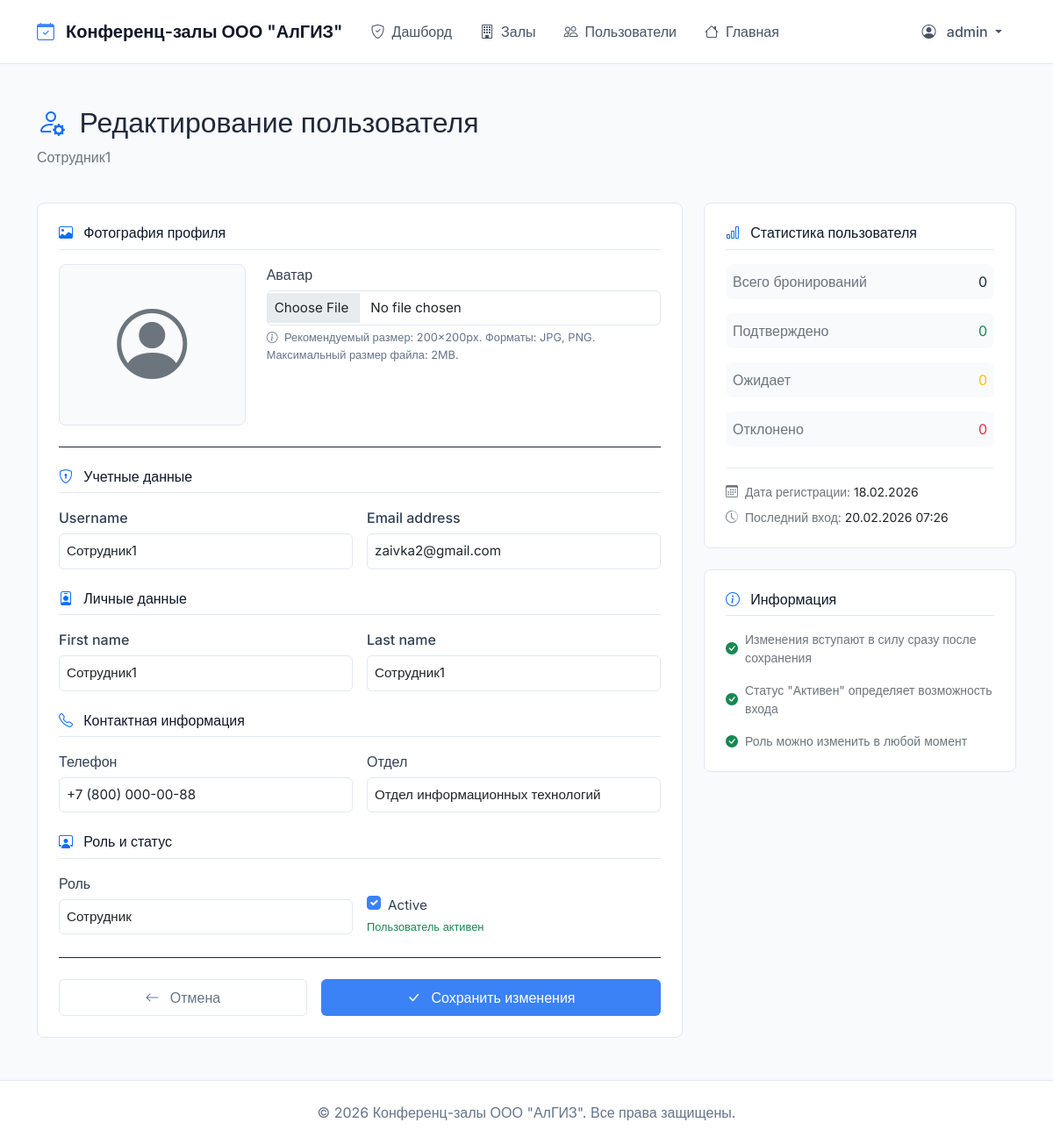
Before: /moderator/users/3/edit/ (signed in) with the older database file.
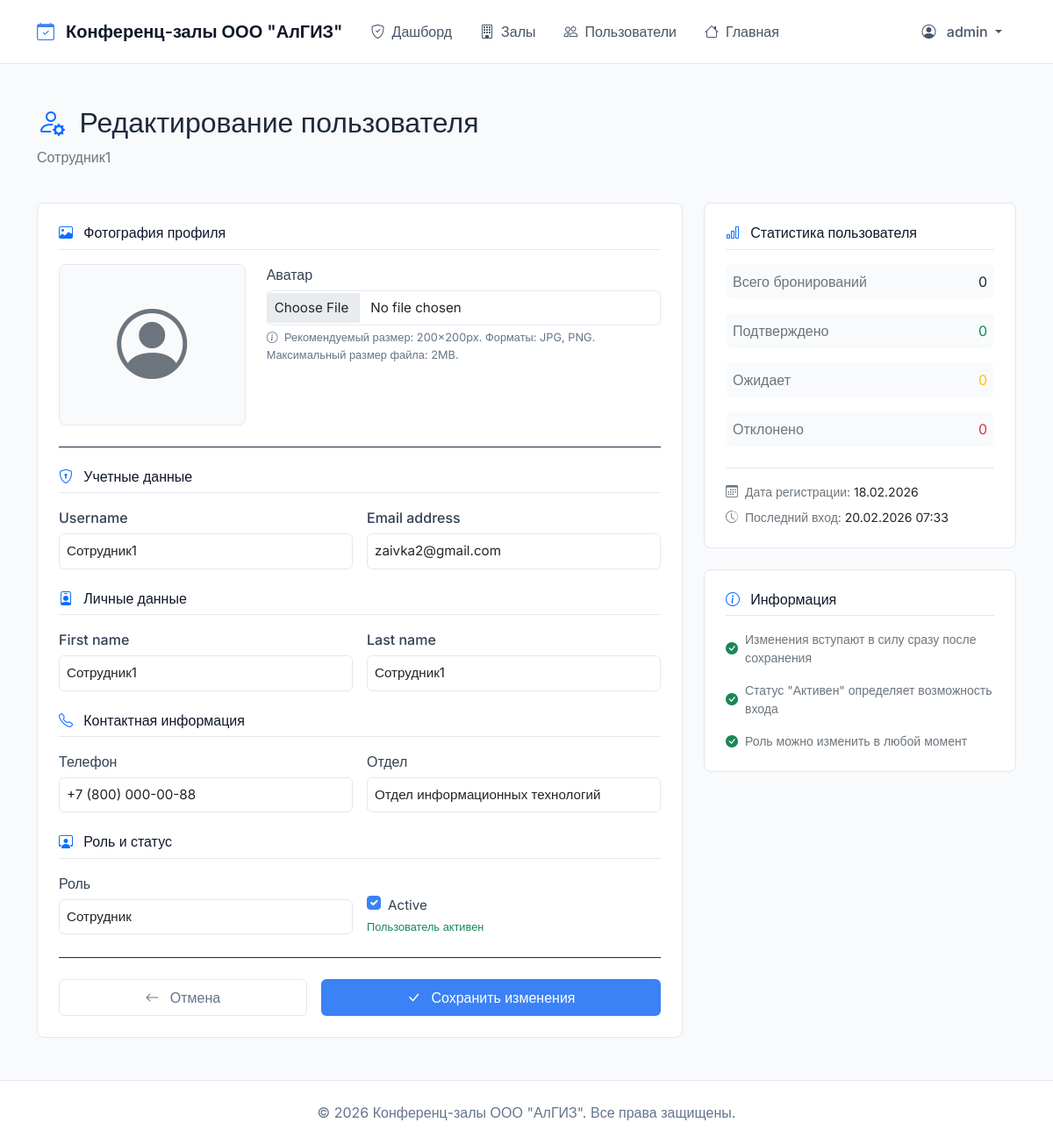
After: the same page with the newer database file.
### bookings/models.py (models this page shows, shortened)
class User(AbstractUser):
    ROLE_CHOICES = (
        ('moderator', 'Модератор'),
        ('requester', 'Заявитель'),
        ('employee', 'Сотрудник'),
    )
    role = models.CharField(max_length=20, choices=ROLE_CHOICES, default='employee', verbose_name="Роль")
    phone = models.CharField(max_length=20, blank=True, verbose_name="Телефон")
    department = models.CharField(max_length=100, blank=True, verbose_name="Отдел")
    avatar = models.ImageField(upload_to='avatars/', blank=True, null=True, verbose_name="Аватар")
    def get_full_name(self):
        if self.first_name and self.last_name:
            return f"{self.first_name} {self.last_name}"
        return self.username
    class Meta:
        verbose_name = "Пользователь"
        verbose_name_plural = "Пользователи"

### bookings/views.py (the view)
# urls.py: path('moderator/users/<int:user_id>/edit/', views.edit_user, name='edit_user'),
@moderator_required
def edit_user(request, user_id):
    user = get_object_or_404(User, id=user_id)
    if request.method == 'POST':
        form = UserEditForm(request.POST, request.FILES, instance=user)
        if form.is_valid():
            form.save()
            messages.success(request, f"Данные пользователя {user.username} обновлены")
            return redirect('bookings:user_management')
        else:
            for field, errors in form.errors.items():
                for error in errors:
                    messages.error(request, f"{field}: {error}")
    else:
        form = UserEditForm(instance=user)
    user_stats = {
        'total_bookings': Booking.objects.filter(requester=user).count(),
        'approved_bookings': Booking.objects.filter(requester=user, status='approved').count(),
        'pending_bookings': Booking.objects.filter(requester=user, status='pending').count(),
        'rejected_bookings': Booking.objects.filter(requester=user, status='rejected').count(),
    }
    return render(request, 'bookings/user_form.html', {
        'form': form,
        'edit_user': user,
        'stats': user_stats
    })

### bookings/forms.py
class UserEditForm(forms.ModelForm):
    class Meta:
        model = User
        fields = ['username', 'email', 'first_name', 'last_name', 'phone', 'department', 'role', 'is_active', 'avatar']
        widgets = {
            'username': forms.TextInput(attrs={'class': 'form-control'}),
            'email': forms.EmailInput(attrs={'class': 'form-control'}),
            'first_name': forms.TextInput(attrs={'class': 'form-control'}),
            'last_name': forms.TextInput(attrs={'class': 'form-control'}),
            'phone': forms.TextInput(attrs={'class': 'form-control'}),
            'department': forms.TextInput(attrs={'class': 'form-control'}),
            'role': forms.Select(attrs={'class': 'form-control'}),
            'is_active': forms.CheckboxInput(attrs={'class': 'form-check-input'}),
            'avatar': forms.FileInput(attrs={
                'class': 'form-control',
                'accept': 'image/*'
            }),
        }

### bookings/templates/bookings/user_form.html (shortened to what the changed rows need)
{% extends 'bookings/base.html' %}
{% load static %}
{% block content %}
<div class="row mb-4">
    <div class="col-12">
        <h2 class="fw-semibold">
            <i class="bi bi-person-gear text-primary me-2"></i>
            Редактирование пользователя
        </h2>
        <p class="text-secondary">{{ edit_user.username }}</p>
    </div>
</div>
<div class="row g-4">
    <div class="col-lg-8">
        <div class="border rounded-3 bg-white p-4">
            <form method="post" enctype="multipart/form-data">
                <div class="mb-4">
                    <div class="row">
                        <div class="col-md-8">
                            <label for="{{ form.avatar.id_for_label }}" class="form-label fw-medium">
                                {{ form.avatar.label }}
                            </label>
                            {{ form.avatar }}
                            <div class="form-text">
                                <i class="bi bi-info-circle me-1"></i>
                                Рекомендуемый размер: 200×200px. Форматы: JPG, PNG.
                                Максимальный размер файла: 2MB.
                            </div>
                        </div>
                    </div>
                </div>
                <div class="mb-4">
                    <div class="row g-3">
                        <div class="col-md-6">
                            <label for="{{ form.username.id_for_label }}" class="form-label fw-medium">
                                {{ form.username.label }}
                            </label>
                            {{ form.username }}
                        </div>
                        <div class="col-md-6">
                            <label for="{{ form.email.id_for_label }}" class="form-label fw-medium">
                                {{ form.email.label }}
                            </label>
                            {{ form.email }}
                        </div>
                    </div>
                </div>
                <div class="mb-4">
                    <div class="row g-3">
                        <div class="col-md-6">
                            <label for="{{ form.first_name.id_for_label }}" class="form-label fw-medium">
                                {{ form.first_name.label }}
                            </label>
                            {{ form.first_name }}
                        </div>
                        <div class="col-md-6">
                            <label for="{{ form.last_name.id_for_label }}" class="form-label fw-medium">
                                {{ form.last_name.label }}
                            </label>
                            {{ form.last_name }}
                        </div>
                    </div>
                </div>
                <div class="mb-4">
                    <div class="row g-3">
                        <div class="col-md-6">
                            <label for="{{ form.phone.id_for_label }}" class="form-label fw-medium">
                                {{ form.phone.label }}
                            </label>
                            {{ form.phone }}
                        </div>
                        <div class="col-md-6">
                            <label for="{{ form.department.id_for_label }}" class="form-label fw-medium">
                                {{ form.department.label }}
                            </label>
                            {{ form.department }}
                        </div>
                    </div>
                </div>
                <div class="mb-4">
                    <div class="row g-3">
                        <div class="col-md-6">
                            <label for="{{ form.role.id_for_label }}" class="form-label fw-medium">
                                {{ form.role.label }}
                            </label>
                            {{ form.role }}
                        </div>
                        <div class="col-md-6">
                            <div class="mt-md-4">
                                <div class="form-check">
                                    {{ form.is_active }}
                                    <label class="form-check-label fw-medium" for="{{ form.is_active.id_for_label }}">
                                        {{ form.is_active.label }}
                                    </label>
                                </div>
                            </div>
                        </div>
                    </div>
                </div>
            </form>
        </div>
    </div>
    <div class="col-lg-4">
        <div class="border rounded-3 bg-white p-4">
            <div class="border-top pt-3">
                <div class="small text-secondary mb-2">
                    <i class="bi bi-calendar3 me-1"></i>
                    Дата регистрации:
                    <span class="text-dark fw-medium">{{ edit_user.date_joined|date:"d.m.Y" }}</span>
                </div>
                <div class="small text-secondary">
                    <i class="bi bi-clock-history me-1"></i>
                    Последний вход:
                    <span class="text-dark fw-medium">
                        {{ edit_user.last_login|date:"d.m.Y H:i"|default:"никогда" }}
                    </span>
                </div>
            </div>
        </div>
    </div>
</div>
{% endblock %}

Changed rows visible on the page:
changed User "Сотрудник1": last_login "20.02.2026 07:26" → "20.02.2026 07:33"
